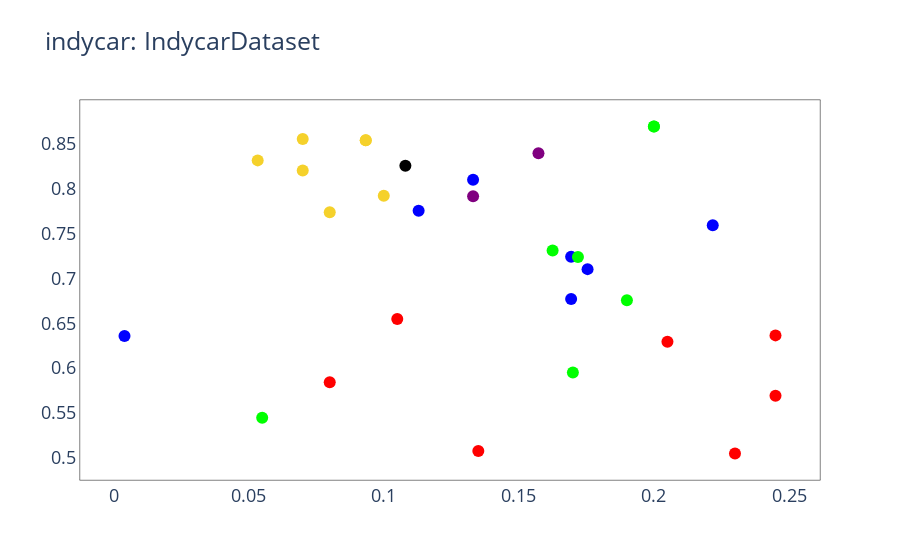

Source (notebook cell):
### Code cell
f1=dim_reduction(data[:, [-3,-1]], 'IndycarDataset', ranknet_model_name='indycar',dim_model_name='no')

### Figure 1 — Plotly figure (JSON) as saved in the notebook; plotly's stock layout.template omitted (floating-point values rounded to 4 significant figures)
{"data": [{"hoverinfo": "text", "hovertext": ["Indy500-2013", "Indy500-2014", "Indy500-2015", "Indy500-2016", "Indy500-2017", "Indy500-2018", "Indy500-2019", "Texas-2013", "Texas-2014", "Texas-2015", "Texas-2016", "Texas-2017", "Texas-2018", "Texas-2019", "Iowa-2013", "Iowa-2014", "Iowa-2015", "Iowa-2016", "Iowa-2017", "Iowa-2018", "Iowa-2019", "Pocono-2013", "Pocono-2014", "Pocono-2015", "Pocono-2016", "Pocono-2017", "Pocono-2018", "Pocono-2019", "Phoenix-2018", "Gateway-2018", "Gateway-2019"], "marker": {"color": ["#ff0000", "#ff0000", "#ff0000", "#ff0000", "#ff0000", "#ff0000", "#ff0000", "#0000ff", "#0000ff", "#0000ff", "#0000ff", "#0000ff", "#0000ff", "#0000ff", "#f5d12b", "#f5d12b", "#f5d12b", "#f5d12b", "#f5d12b", "#f5d12b", "#f5d12b", "#00ff00", "#00ff00", "#00ff00", "#00ff00", "#00ff00", "#00ff00", "#00ff00", "#000000", "#800080", "#800080"], "size": 12}, "mode": "markers", "text": ["Indy500-2013", "Indy500-2014", "Indy500-2015", "Indy500-2016", "Indy500-2017", "Indy500-2018", "Indy500-2019", "Texas-2013", "Texas-2014", "Texas-2015", "Texas-2016", "Texas-2017", "Texas-2018", "Texas-2019", "Iowa-2013", "Iowa-2014", "Iowa-2015", "Iowa-2016", "Iowa-2017", "Iowa-2018", "Iowa-2019", "Pocono-2013", "Pocono-2014", "Pocono-2015", "Pocono-2016", "Pocono-2017", "Pocono-2018", "Pocono-2019", "Phoenix-2018", "Gateway-2018", "Gateway-2019"], "type": "scatter", "x": [0.23, 0.205, 0.105, 0.135, 0.08, 0.245, 0.245, 0.1754, 0.1694, 0.2218, 0.1694, 0.004032, 0.1129, 0.1331, 0.1, 0.09333, 0.08, 0.07, 0.05333, 0.09333, 0.07, 0.1625, 0.2, 0.055, 0.19, 0.17, 0.2, 0.1719, 0.108, 0.1573, 0.1331], "y": [0.5049, 0.6293, 0.6547, 0.5076, 0.5842, 0.5693, 0.6365, 0.7103, 0.7241, 0.7591, 0.677, 0.6358, 0.7754, 0.81, 0.7921, 0.8539, 0.7736, 0.8552, 0.8315, 0.8539, 0.8203, 0.7311, 0.8692, 0.5448, 0.6758, 0.5951, 0.8692, 0.7238, 0.8256, 0.8395, 0.7915]}], "layout": {"font": {"size": 18}, "paper_bgcolor": "rgba(0, 0, 0, 0)", "plot_bgcolor": "rgba(0, 0, 0, 0)", "title": {"text": "indycar: IndycarDataset"}, "xaxis": {"linecolor": "black", "linewidth": 0.5, "mirror": true, "showgrid": false}, "yaxis": {"linecolor": "black", "linewidth": 0.5, "mirror": true, "showgrid": false}}}
